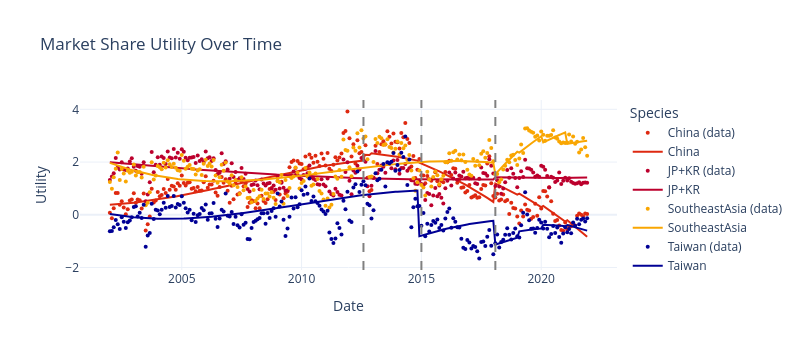

This figure's notebook cell:
### Code cell
import plotly.graph_objects as go
import datetime as dt

def plot_market_shares(tariffs, utility, utility_fit, species):
    # Define custom colors in the same order as species
    colors = ['#DE2910',   # China
              '#BC002D',   # JP+KR
              '#F9A602',   # Southeast Asia
              '#000095',   # Taiwan
              '#808080']   # Others

    fig = go.Figure()

    for i, s in enumerate(species):
        # Scatter points (market share data)
        fig.add_trace(go.Scatter(
            x=tariffs['Time'],
            y=utility[s],
            mode='markers',
            name=f'{s} (data)',
            marker=dict(color=colors[i], size=4),
            showlegend=True  # Only show line in legend
        ))
        # Fitted line
        fig.add_trace(go.Scatter(
            x=tariffs['Time'],
            y=utility_fit[s],
            mode='lines',
            name=s,
            line=dict(color=colors[i])
        ))

    # Vertical lines
    for date in [dt.date(2012, 8, 1), dt.date(2015, 1, 1), dt.date(2018, 2, 1)]:
        fig.add_vline(x=date, line_dash="dash", line_color="gray")

    # Update layout
    fig.update_layout(
        title='Market Share Utility Over Time',
        xaxis_title='Date',
        yaxis_title='Utility',
        template='plotly_white',
        width=800,
        height=350,
        legend_title='Species',
        hovermode='x unified'
    )

    fig.show()

plot_market_shares(tariffs, utility, utility_fit, species)

### Figure 1 — Plotly figure (JSON) as saved in the notebook; plotly's stock layout.template omitted (floating-point values rounded to 4 significant figures; data arrays with more than 128 entries replaced by an {"elided": "..."} marker saying what was removed)
{"data": [{"marker": {"color": "#DE2910", "size": 4}, "mode": "markers", "name": "China (data)", "showlegend": true, "type": "scatter", "x": {"elided": "240 str values"}, "y": {"elided": "240 float values"}}, {"line": {"color": "#DE2910"}, "mode": "lines", "name": "China", "type": "scatter", "x": {"elided": "240 str values"}, "y": {"elided": "240 float values"}}, {"marker": {"color": "#BC002D", "size": 4}, "mode": "markers", "name": "JP+KR (data)", "showlegend": true, "type": "scatter", "x": {"elided": "240 str values"}, "y": {"elided": "240 float values"}}, {"line": {"color": "#BC002D"}, "mode": "lines", "name": "JP+KR", "type": "scatter", "x": {"elided": "240 str values"}, "y": {"elided": "240 float values"}}, {"marker": {"color": "#F9A602", "size": 4}, "mode": "markers", "name": "SoutheastAsia (data)", "showlegend": true, "type": "scatter", "x": {"elided": "240 str values"}, "y": {"elided": "240 float values"}}, {"line": {"color": "#F9A602"}, "mode": "lines", "name": "SoutheastAsia", "type": "scatter", "x": {"elided": "240 str values"}, "y": {"elided": "240 float values"}}, {"marker": {"color": "#000095", "size": 4}, "mode": "markers", "name": "Taiwan (data)", "showlegend": true, "type": "scatter", "x": {"elided": "240 str values"}, "y": {"elided": "240 float values"}}, {"line": {"color": "#000095"}, "mode": "lines", "name": "Taiwan", "type": "scatter", "x": {"elided": "240 str values"}, "y": {"elided": "240 float values"}}], "layout": {"height": 350, "hovermode": "x unified", "legend": {"title": {"text": "Species"}}, "shapes": [{"line": {"color": "gray", "dash": "dash"}, "type": "line", "x0": "2012-08-01", "x1": "2012-08-01", "xref": "x", "y0": 0, "y1": 1, "yref": "y domain"}, {"line": {"color": "gray", "dash": "dash"}, "type": "line", "x0": "2015-01-01", "x1": "2015-01-01", "xref": "x", "y0": 0, "y1": 1, "yref": "y domain"}, {"line": {"color": "gray", "dash": "dash"}, "type": "line", "x0": "2018-02-01", "x1": "2018-02-01", "xref": "x", "y0": 0, "y1": 1, "yref": "y domain"}], "title": {"text": "Market Share Utility Over Time"}, "width": 800, "xaxis": {"title": {"text": "Date"}}, "yaxis": {"title": {"text": "Utility"}}}}
